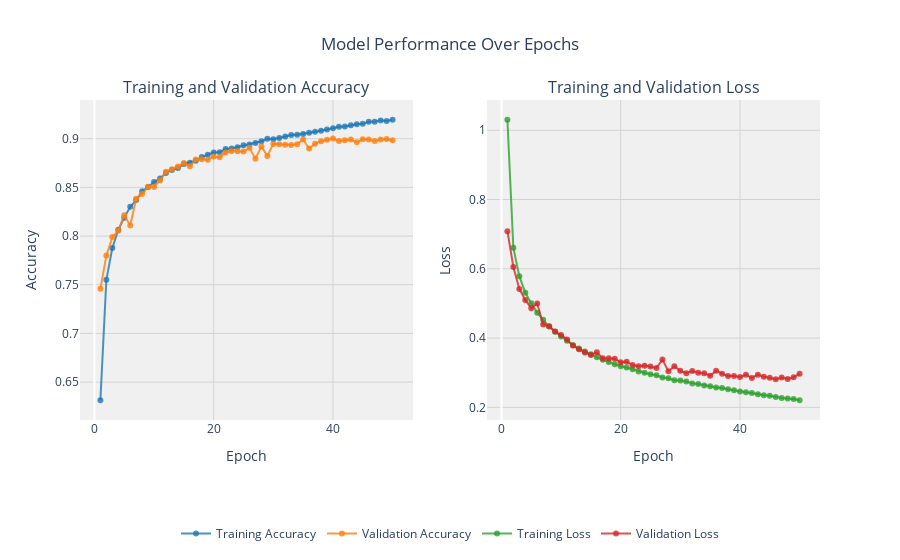

The notebook cell saved with this chart:
### Code cell
import plotly.graph_objs as go
from plotly.subplots import make_subplots
from plotly.offline import iplot

def create_trace(x, y, name, color):
    trace = go.Scatter(
        x=x,
        y=y,
        name=name,
        line=dict(color=color, width=2),
        mode="lines+markers",
        marker=dict(size=6),
        hovertemplate=f'{name}: %{y}<extra></extra>',  # Removed specific formatting
    )
    return trace

def plot_accuracy_and_loss(train_model):
    hist = train_model.history
    acc = hist['accuracy']
    val_acc = hist['val_accuracy']
    loss = hist['loss']
    val_loss = hist['val_loss']
    epochs = list(range(1, len(acc) + 1))

    # Create traces
    trace_ta = create_trace(epochs, acc, "Training Accuracy", "rgba(31, 119, 180, 0.8)")
    trace_va = create_trace(epochs, val_acc, "Validation Accuracy", "rgba(255, 127, 14, 0.8)")
    trace_tl = create_trace(epochs, loss, "Training Loss", "rgba(44, 160, 44, 0.8)")
    trace_vl = create_trace(epochs, val_loss, "Validation Loss", "rgba(214, 39, 40, 0.8)")

    # Subplots
    fig = make_subplots(rows=1, cols=2, subplot_titles=('Training and Validation Accuracy', 'Training and Validation Loss'))

    # Add traces to subplots
    fig.add_trace(trace_ta, row=1, col=1)
    fig.add_trace(trace_va, row=1, col=1)
    fig.add_trace(trace_tl, row=1, col=2)
    fig.add_trace(trace_vl, row=1, col=2)

    # Update layout for aesthetics
    fig.update_layout(
        title='Model Performance Over Epochs',
        title_x=0.5,
        xaxis_title='Epoch',
        xaxis2_title='Epoch',
        yaxis_title='Accuracy',
        yaxis2_title='Loss',
        legend=dict(orientation="h", yanchor="bottom", y=-0.4, xanchor="center", x=0.5),
        plot_bgcolor='rgba(240, 240, 240, 0.95)',
        font=dict(size=12)
    )

    # Update axes for consistency
    fig.update_xaxes(showgrid=True, gridwidth=1, gridcolor='lightgray')
    fig.update_yaxes(showgrid=True, gridwidth=1, gridcolor='lightgray')

    # Display the plot
    iplot(fig)

# Example usage
plot_accuracy_and_loss(train_model)
